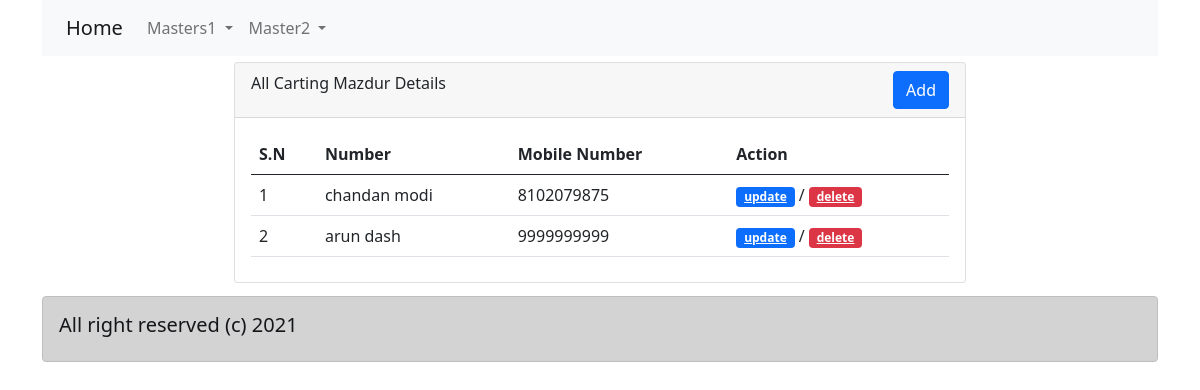
/carting_mazdur_view.php, run on the app's committed database.
### tables this page shows
CREATE TABLE `carting_mazdur` (
  `id` int(11) NOT NULL,
  `name` varchar(255) NOT NULL,
  `mobile` varchar(200) NOT NULL
);

### carting_mazdur_view.php (the view)
<?php include('header.php');
include('db.php');
?>
<div class="col-md-2">
</div>
<div class="col-md-8" style="margin-top:4px">
  <div class="card">
    <div class="card-header">
      All Carting Mazdur Details
      <a href="carting_mazdur.php" class="btn btn-primary" style="float:right">Add</a>
    </div>
    <div class="card-body">
      <table class="table table-hover">
    <thead>
      <tr>
        <th scope="col">S.N</th>
        <th scope="col">Number</th>
        <th scope="col">Mobile Number</th>
        <th scope="col">Action</th>
      </tr>
    </thead>
    <tbody>
    <?php
    $c=1;
   $sql="SELECT * FROM carting_mazdur";
   $run=mysqli_query($con,$sql);
   if ($run==true) {
      while($row=mysqli_fetch_assoc($run)){
        ?>
     <tr>
        <td><?php echo $c++; ?></td>
       <td><?php echo $row['name']; ?></td>
        <td><?php echo $row['mobile']; ?></td>
        <td>
     <a href="carting_mazdur_update.php?sid=<?php echo $row['id']; ?>" class="badge bg-primary">update</a> /
      <a href="carting_mazdur_delete.php?sid=<?php echo $row['id']; ?>" class="badge bg-danger">delete</a>
        </td>
     </tr>
        <?php
      }
   }
    ?>
    </tbody>
  </table>
    </div>
  </div>
</div>
<?php include('footer.php');  ?>

### header.php (style rules this page uses)
.card { margin: 2px; height: 95%; }

### data on the page
carting_mazdur: name "chandan modi", mobile "8102079875"
carting_mazdur: name "arun dash", mobile "9999999999"

### other printed values
Date('Y') "2021"
